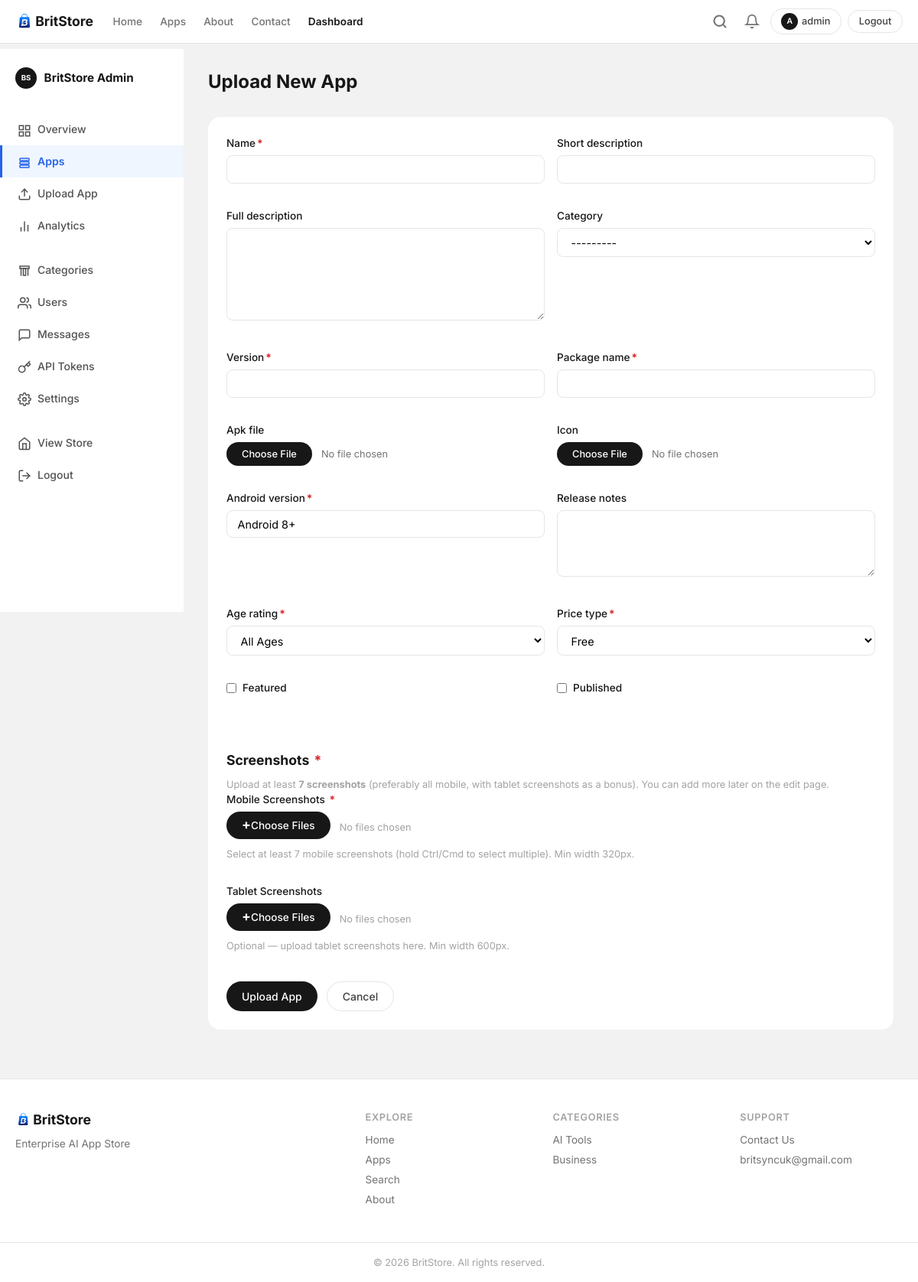
Page /dashboard/upload/ (signed in) on the committed database.
### store/models.py (models this page shows, shortened)
class WebsiteSettings(models.Model):
    site_name = models.CharField(max_length=100, default='BritStore')
    tagline = models.CharField(max_length=200, default='Intelligent Apps for the AI Era')
    hero_title = models.CharField(max_length=200, default='Discover BritStore Apps')
    hero_subtitle = models.TextField(
        default='Explore our suite of AI-powered applications built to automate, educate, and innovate.',
    )
    about_title = models.CharField(max_length=200, default='About BritStore')
    about_content = models.TextField(default='')
    mission = models.TextField(default='')
    support_email = models.EmailField(default='britsyncuk@gmail.com')
    updated_at = models.DateTimeField(auto_now=True)
    class Meta:
        verbose_name = 'Website Settings'
        verbose_name_plural = 'Website Settings'
    @classmethod
    def get_solo(cls):
        obj, _ = cls.objects.get_or_create(pk=1)
        return obj

class User(AbstractUser):
    ROLE_SUPER_ADMIN = 'super_admin'
    ROLE_APP_MANAGER = 'app_manager'
    ROLE_NORMAL_USER = 'normal_user'
    ROLE_CHOICES = [
        (ROLE_SUPER_ADMIN, 'Super Admin'),
        (ROLE_APP_MANAGER, 'App Manager'),
        (ROLE_NORMAL_USER, 'Normal User'),
    ]
    role = models.CharField(max_length=20, choices=ROLE_CHOICES, default=ROLE_NORMAL_USER)
    is_fingerprint_user = models.BooleanField(default=False)
    has_upgraded = models.BooleanField(default=False)
    class Meta:
        ordering = ['username']
    @property
    def is_super_admin(self):
        return self.role == self.ROLE_SUPER_ADMIN or self.is_superuser
    @property
    def can_access_dashboard(self):
        return self.is_super_admin or self.is_app_manager or self.is_staff
    @property
    def avatar_letter(self):
        return self.username[0].upper() if self.username else '?'

class Category(models.Model):
    name = models.CharField(max_length=100, unique=True)
    slug = models.SlugField(max_length=120, unique=True, blank=True)
    description = models.TextField(blank=True)
    icon = models.ImageField(upload_to='category_icons/', blank=True)
    icon_emoji = models.CharField(max_length=10, blank=True, help_text='Fallback emoji if no icon image')
    created_at = models.DateTimeField(auto_now_add=True)
    class Meta:
        verbose_name_plural = 'Categories'
        ordering = ['name']
    def __str__(self):
        return self.name

### store/views.py (the view)
# urls.py: path('dashboard/upload/', views.upload_app, name='dashboard_upload'),
@dashboard_required
def upload_app(request):
    if request.method == 'POST':
        form = AppForm(request.POST, request.FILES, user=request.user)
        if form.is_valid():
            mobile_files = request.FILES.getlist('mobile_screenshots')
            tablet_files = request.FILES.getlist('tablet_screenshots')
            if len(mobile_files) < 7:
                form.add_error(None, f'Please upload at least 7 mobile screenshots (got {len(mobile_files)}).')
            if form.is_valid():
                try:
                    for f in mobile_files:
                        validate_screenshot_file(f, 'mobile')
                    for f in tablet_files:
                        validate_screenshot_file(f, 'tablet')
                except Exception as e:
                    form.add_error(None, str(e))
            if form.is_valid():
                app = form.save(commit=False)
                app.uploaded_by = request.user
                if request.user.is_super_admin:
                    app.published = True
                else:
                    app.published = False
                    app.featured = False
                app.save()
                for i, f in enumerate(mobile_files):
                    Screenshot.objects.create(app=app, image=f, type=Screenshot.TYPE_MOBILE, display_order=i + 1)
                for i, f in enumerate(tablet_files):
                    Screenshot.objects.create(app=app, image=f, type=Screenshot.TYPE_TABLET, display_order=i + 1)
                if not request.user.is_super_admin:
                    Notification.objects.create(
                        type=Notification.TYPE_APP_UPLOAD,
                        title=f'New app uploaded by {request.user.username}',
                        message=app.name,
                        link='/dashboard/apps/',
                    )
                messages.success(request, f'App "{app.name}" uploaded successfully with {len(mobile_files) + len(tablet_files)} screenshots.')
                return redirect('dashboard_edit_app', slug=app.slug)
    else:
        form = AppForm(user=request.user)
    return render(request, 'upload_app.html', {'form': form, 'is_edit': False})

### templates/upload_app.html (shortened to what this page needs)
{% extends 'base.html' %}
{% load static %}
{% block extra_css %}<link rel="stylesheet" href="{% static 'css/dashboard.css' %}">{% endblock %}
{% block content %}
<div class="dashboard-layout">
    {% include 'dashboard/sidebar.html' %}
    <div class="dashboard-main">
        <div class="dashboard-header">
            <h1>{% if is_edit %}Edit: {{ app.name }}{% else %}Upload New App{% endif %}</h1>
        </div>
        <form method="post" enctype="multipart/form-data" class="dashboard-form">
            <div class="form-grid" id="appFormGrid">
                {% for field in form %}
                {% if field.name == 'price' or field.name == 'currency' %}
                <div class="form-group paid-only" id="field_{{ field.name }}" style="{% if form.price_type.value != 'paid' %}display:none{% endif %}">
                    <label for="{{ field.id_for_label }}">{{ field.label }}{% if field.field.required %}<span class="required-mark">*</span>{% endif %}</label>
                    {{ field }}
                    {% if field.help_text %}<small class="help-text">{{ field.help_text }}</small>{% endif %}
                    {% if field.errors %}<div class="field-error">{{ field.errors.0 }}</div>{% endif %}
                </div>
                {% else %}
                <div class="form-group {% if field.field.widget.input_type == 'checkbox' %}form-check{% endif %}" id="field_{{ field.name }}">
                    {% if field.field.widget.input_type == 'checkbox' %}
                    {{ field }}
                    <label for="{{ field.id_for_label }}">{{ field.label }}{% if field.field.required %}<span class="required-mark">*</span>{% endif %}</label>
                    {% else %}
                    <label for="{{ field.id_for_label }}">{{ field.label }}{% if field.field.required %}<span class="required-mark">*</span>{% endif %}</label>
                    {{ field }}
                    {% endif %}
                </div>
                {% endif %}
                {% endfor %}
            </div>
            {% if not is_edit %}
            <div class="form-section">
                <h3>Screenshots <span class="required-mark">*</span></h3>
                <p class="help-text">Upload at least <strong>7 screenshots</strong> (preferably all mobile, with tablet screenshots as a bonus). You can add more later on the edit page.</p>
                <div class="form-group">
                    <label>Mobile Screenshots <span class="required-mark">*</span></label>
                    <div class="file-input-wrap">
                        <label for="mobileFiles" class="file-input-label">Choose Files</label>
                        <span class="file-input-text" id="mobileFileText">No files chosen</span>
                    </div>
                    <small class="help-text">Select at least 7 mobile screenshots (hold Ctrl/Cmd to select multiple). Min width 320px.</small>
                </div>
                <div class="form-group">
                    <label>Tablet Screenshots</label>
                    <div class="file-input-wrap">
                        <label for="tabletFiles" class="file-input-label">Choose Files</label>
                        <span class="file-input-text" id="tabletFileText">No files chosen</span>
                    </div>
                    <small class="help-text">Optional — upload tablet screenshots here. Min width 600px.</small>
                </div>
            </div>
            {% endif %}
            <div class="form-actions">
                <button type="submit" class="btn btn-primary">{% if is_edit %}Save Changes{% else %}Upload App{% endif %}</button>
                <a href="{% url 'dashboard_apps' %}" class="btn btn-outline">Cancel</a>
            </div>
        </form>
    </div>
</div>
{% endblock %}

### templates/base.html (shortened to what this page needs)
{% load static %}
<!DOCTYPE html>
<html lang="en">
<head>
    <link rel="stylesheet" href="{% static 'css/style.css' %}?v=2">
    {% block extra_css %}{% endblock %}
</head>
<body>
    <header class="site-header">
        <div class="container header-inner">
            <a href="{% url 'home' %}" class="logo" style="gap:.35rem">
                <img src="{% static 'images/logo.png' %}" alt="{{ site_settings.site_name }}" style="height:28px;width:auto;border-radius:4px">
                <span class="logo-text">{{ site_settings.site_name }}</span>
            </a>
            <nav class="main-nav" id="mainNav">
                <a href="{% url 'home' %}" {% if request.path == '/' %}class="active"{% endif %}>Home</a>
                <a href="{% url 'downloads' %}" {% if '/downloads' in request.path %}class="active"{% endif %}>Apps</a>
                <a href="{% url 'about' %}" {% if '/about' in request.path %}class="active"{% endif %}>About</a>
                <a href="{% url 'contact' %}" {% if '/contact' in request.path %}class="active"{% endif %}>Contact</a>
                {% if user.is_authenticated and user.can_access_dashboard %}
                <a href="{% url 'dashboard_home' %}" class="nav-dashboard">Dashboard</a>
                {% endif %}
            </nav>
            <div class="header-actions">
                <div class="search-inline-wrap" id="searchInline">
                    <button class="search-inline-toggle" id="searchToggle" onclick="toggleSearch()" aria-label="Search">
                        <svg width="20" height="20" viewBox="0 0 24 24" fill="none" stroke="currentColor" stroke-width="2.5" stroke-linecap="round"><circle cx="11" cy="11" r="8"/><line x1="21" y1="21" x2="16.65" y2="16.65"/></svg>
                    </button>
                </div>
                {% if user.is_authenticated %}
                {% if user.can_access_dashboard %}
                <div class="notification-bell-wrap">
                    <button class="notification-bell" onclick="toggleNotif(event)" title="Notifications">
                        <svg width="20" height="20" viewBox="0 0 24 24" fill="none" stroke="currentColor" stroke-width="2" stroke-linecap="round"><path d="M18 8A6 6 0 0 0 6 8c0 7-3 9-3 9h18s-3-2-3-9"/><path d="M13.73 21a2 2 0 0 1-3.46 0"/></svg>
                    </button>
                </div>
                {% endif %}
                <a href="{% url 'profile' %}" class="btn btn-outline btn-sm" style="gap:.3rem">
                    <span style="display:inline-flex;align-items:center;justify-content:center;width:22px;height:22px;border-radius:50%;background:var(--gray-900);color:#fff;font-size:.65rem;font-weight:600">{{ user.avatar_letter }}</span>
                    {{ user.username }}
                </a>
                <a href="{% url 'logout' %}" class="btn btn-outline btn-sm" onclick="return confirm('Are you sure you want to logout?')">Logout</a>
                {% else %}
                <a href="{% url 'login' %}" class="btn btn-primary btn-sm">Login</a>
                <a href="{% url 'signup' %}" class="btn btn-outline btn-sm">Sign Up</a>
                {% endif %}
            </div>
        </div>
    </header>
    <main>
        {% block content %}{% endblock %}
    </main>
    <footer class="site-footer">
        <div class="container footer-grid">
            <div class="footer-brand">
                <div class="logo" style="gap:.35rem">
                    <img src="{% static 'images/logo.png' %}" alt="{{ site_settings.site_name }}" style="height:24px;width:auto;border-radius:4px">
                    <span class="logo-text">{{ site_settings.site_name }}</span>
                </div>
                <p>{{ site_settings.tagline }}</p>
            </div>
            <div class="footer-links">
                <h4>Explore</h4>
                <a href="{% url 'home' %}">Home</a>
                <a href="{% url 'downloads' %}">Apps</a>
                <a href="{% url 'search' %}">Search</a>
                <a href="{% url 'about' %}">About</a>
            </div>
            <div class="footer-links">
                <h4>Categories</h4>
                {% for cat in nav_categories|slice:":5" %}
                <a href="{% url 'category' cat.slug %}">{{ cat.name }}</a>
                {% empty %}
                <span class="text-muted">No categories yet</span>
                {% endfor %}
            </div>
            <div class="footer-links">
                <h4>Support</h4>
                <a href="{% url 'contact' %}">Contact Us</a>
                <a href="mailto:{{ site_settings.support_email }}">{{ site_settings.support_email }}</a>
            </div>
        </div>
        <div class="footer-bottom">
            <div class="container">
                <p>&copy; {% now "Y" %} {{ site_settings.site_name }}. All rights reserved.</p>
            </div>
        </div>
    </footer>
</body>
</html>

### rows in the picture
WebsiteSettings: site_name "BritStore", tagline "Enterprise AI App Store", support_email "britsyncuk@gmail.com"
User: avatar_letter "A", username "admin"
Category: name "AI Tools"
Category: name "Business"

### other values in the picture
{{ field.label }} "Name" "Short description" "Full description" "Category" "Version" "Package name" "Apk file" "Icon" "Android version" "Release notes" "Age rating" "Price type"
{{ field.label }} "Featured" "Published"
